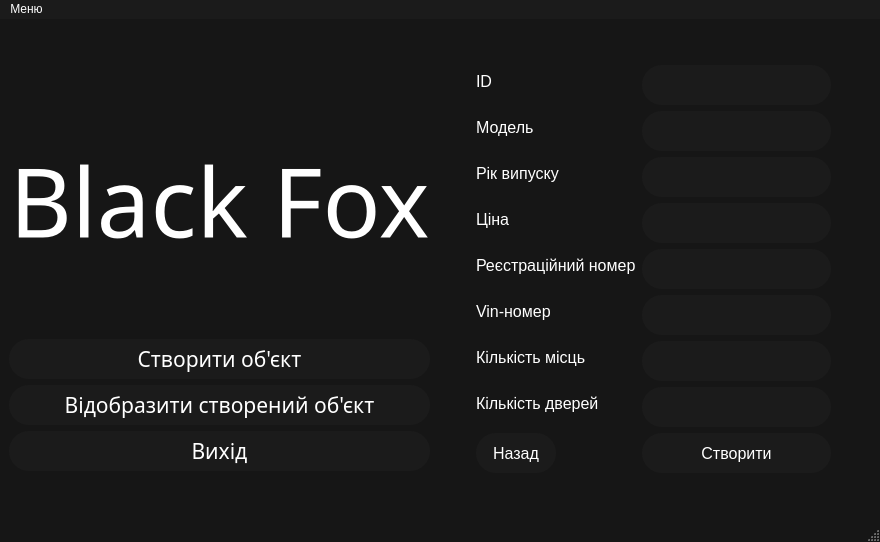
<?xml version="1.0" encoding="UTF-8"?>
<ui version="4.0">
 <class>MainWindow</class>
 <widget class="QMainWindow" name="MainWindow">
  <property name="geometry">
   <rect>
    <x>0</x>
    <y>0</y>
    <width>880</width>
    <height>542</height>
   </rect>
  </property>
  <property name="windowTitle">
   <string>MainWindow</string>
  </property>
  <property name="styleSheet">
   <string notr="true">QMainWindow {
	background-color: rgb(22, 22, 22)
}</string>
  </property>
  <widget class="QWidget" name="centralwidget">
   <layout class="QHBoxLayout" name="horizontalLayout">
    <item>
     <layout class="QVBoxLayout" name="verticalLayout">
      <item>
       <spacer name="verticalSpacer">
        <property name="orientation">
         <enum>Qt::Vertical</enum>
        </property>
        <property name="sizeType">
         <enum>QSizePolicy::Preferred</enum>
        </property>
        <property name="sizeHint" stdset="0">
         <size>
          <width>20</width>
          <height>40</height>
         </size>
        </property>
       </spacer>
      </item>
      <item>
       <widget class="QLabel" name="label">
        <property name="sizePolicy">
         <sizepolicy hsizetype="Preferred" vsizetype="Expanding">
          <horstretch>0</horstretch>
          <verstretch>0</verstretch>
         </sizepolicy>
        </property>
        <property name="font">
         <font>
          <family>French Script MT</family>
          <pointsize>72</pointsize>
         </font>
        </property>
        <property name="styleSheet">
         <string notr="true">QLabel {
	color: #FFF
}</string>
        </property>
        <property name="text">
         <string>Black Fox</string>
        </property>
        <property name="alignment">
         <set>Qt::AlignCenter</set>
        </property>
       </widget>
      </item>
      <item>
       <widget class="QPushButton" name="pushButton">
        <property name="sizePolicy">
         <sizepolicy hsizetype="Minimum" vsizetype="Fixed">
          <horstretch>0</horstretch>
          <verstretch>0</verstretch>
         </sizepolicy>
        </property>
        <property name="minimumSize">
         <size>
          <width>0</width>
          <height>40</height>
         </size>
        </property>
        <property name="font">
         <font>
          <family>Bahnschrift Light Condensed</family>
          <pointsize>16</pointsize>
          <bold>false</bold>
         </font>
        </property>
        <property name="cursor">
         <cursorShape>PointingHandCursor</cursorShape>
        </property>
        <property name="styleSheet">
         <string notr="true">QPushButton {
	border: 1px solid rbg(100, 100, 100);	
	border-radius: 20%;	
	color: #FFF;
	background-color: rgb(27, 27, 27);
}

QPushButton:hover {
	
}</string>
        </property>
        <property name="text">
         <string>Створити об'єкт</string>
        </property>
       </widget>
      </item>
      <item>
       <widget class="QPushButton" name="pushButton_2">
        <property name="sizePolicy">
         <sizepolicy hsizetype="Minimum" vsizetype="Fixed">
          <horstretch>0</horstretch>
          <verstretch>0</verstretch>
         </sizepolicy>
        </property>
        <property name="minimumSize">
         <size>
          <width>0</width>
          <height>40</height>
         </size>
        </property>
        <property name="font">
         <font>
          <family>Bahnschrift Light Condensed</family>
          <pointsize>16</pointsize>
          <bold>false</bold>
         </font>
        </property>
        <property name="cursor">
         <cursorShape>PointingHandCursor</cursorShape>
        </property>
        <property name="styleSheet">
         <string notr="true">QPushButton {
	border: 1px solid rbg(100, 100, 100);	
	border-radius: 20%;	
	color: #FFF;
	background-color: rgb(27, 27, 27);
}

QPushButton:hover {
	
}</string>
        </property>
        <property name="text">
         <string>Відобразити створений об'єкт</string>
        </property>
       </widget>
      </item>
      <item>
       <widget class="QPushButton" name="pushButton_3">
        <property name="sizePolicy">
         <sizepolicy hsizetype="Minimum" vsizetype="Fixed">
          <horstretch>0</horstretch>
          <verstretch>0</verstretch>
         </sizepolicy>
        </property>
        <property name="minimumSize">
         <size>
          <width>0</width>
          <height>40</height>
         </size>
        </property>
        <property name="font">
         <font>
          <family>Bahnschrift Light Condensed</family>
          <pointsize>16</pointsize>
          <bold>false</bold>
         </font>
        </property>
        <property name="cursor">
         <cursorShape>PointingHandCursor</cursorShape>
        </property>
        <property name="styleSheet">
         <string notr="true">QPushButton {
	border: 1px solid rbg(100, 100, 100);	
	border-radius: 20%;	
	color: #FFF;
	background-color: rgb(27, 27, 27);
}

QPushButton:hover {
	
}</string>
        </property>
        <property name="text">
         <string>Вихід</string>
        </property>
       </widget>
      </item>
      <item>
       <spacer name="verticalSpacer_2">
        <property name="orientation">
         <enum>Qt::Vertical</enum>
        </property>
        <property name="sizeType">
         <enum>QSizePolicy::Preferred</enum>
        </property>
        <property name="sizeHint" stdset="0">
         <size>
          <width>20</width>
          <height>40</height>
         </size>
        </property>
       </spacer>
      </item>
     </layout>
    </item>
    <item>
     <spacer name="horizontalSpacer">
      <property name="orientation">
       <enum>Qt::Horizontal</enum>
      </property>
      <property name="sizeType">
       <enum>QSizePolicy::Fixed</enum>
      </property>
      <property name="sizeHint" stdset="0">
       <size>
        <width>40</width>
        <height>20</height>
       </size>
      </property>
     </spacer>
    </item>
    <item>
     <layout class="QFormLayout" name="formLayout_2">
      <item row="0" column="1">
       <spacer name="verticalSpacer_3">
        <property name="orientation">
         <enum>Qt::Vertical</enum>
        </property>
        <property name="sizeHint" stdset="0">
         <size>
          <width>20</width>
          <height>40</height>
         </size>
        </property>
       </spacer>
      </item>
      <item row="1" column="0">
       <widget class="QLabel" name="IdLabel">
        <property name="font">
         <font>
          <pointsize>12</pointsize>
         </font>
        </property>
        <property name="styleSheet">
         <string notr="true">QLabel {
	color: #FFF;
}</string>
        </property>
        <property name="text">
         <string>ID</string>
        </property>
        <property name="alignment">
         <set>Qt::AlignCenter</set>
        </property>
       </widget>
      </item>
      <item row="1" column="1">
       <widget class="QLineEdit" name="IdLine">
        <property name="minimumSize">
         <size>
          <width>100</width>
          <height>40</height>
         </size>
        </property>
        <property name="font">
         <font>
          <pointsize>12</pointsize>
         </font>
        </property>
        <property name="styleSheet">
         <string notr="true">QLineEdit {
	color: #FFF;
	border: 1px solid rbg(255, 255, 255);	
	border-radius: 20%;	
	background-color: rgb(27, 27, 27);
}</string>
        </property>
       </widget>
      </item>
      <item row="2" column="0">
       <widget class="QLabel" name="ModelLabel">
        <property name="font">
         <font>
          <pointsize>12</pointsize>
         </font>
        </property>
        <property name="styleSheet">
         <string notr="true">QLabel {
	color: #FFF;
}</string>
        </property>
        <property name="text">
         <string>Модель</string>
        </property>
        <property name="alignment">
         <set>Qt::AlignJustify|Qt::AlignVCenter</set>
        </property>
       </widget>
      </item>
      <item row="2" column="1">
       <widget class="QLineEdit" name="ModelLine">
        <property name="minimumSize">
         <size>
          <width>100</width>
          <height>40</height>
         </size>
        </property>
        <property name="font">
         <font>
          <pointsize>12</pointsize>
         </font>
        </property>
        <property name="styleSheet">
         <string notr="true">QLineEdit {
	color: #FFF;
	border: 1px solid rbg(255, 255, 255);	
	border-radius: 20%;	
	background-color: rgb(27, 27, 27);
}</string>
        </property>
       </widget>
      </item>
      <item row="3" column="0">
       <widget class="QLabel" name="YearLabel">
        <property name="font">
         <font>
          <pointsize>12</pointsize>
         </font>
        </property>
        <property name="styleSheet">
         <string notr="true">QLabel {
	color: #FFF;
}</string>
        </property>
        <property name="text">
         <string>Рік випуску</string>
        </property>
        <property name="alignment">
         <set>Qt::AlignJustify|Qt::AlignVCenter</set>
        </property>
       </widget>
      </item>
      <item row="3" column="1">
       <widget class="QLineEdit" name="YearLine">
        <property name="minimumSize">
         <size>
          <width>100</width>
          <height>40</height>
         </size>
        </property>
        <property name="font">
         <font>
          <pointsize>12</pointsize>
         </font>
        </property>
        <property name="styleSheet">
         <string notr="true">QLineEdit {
	color: #FFF;
	border: 1px solid rbg(255, 255, 255);	
	border-radius: 20%;	
	background-color: rgb(27, 27, 27);
}</string>
        </property>
       </widget>
      </item>
      <item row="4" column="0">
       <widget class="QLabel" name="PriceLabel">
        <property name="font">
         <font>
          <pointsize>12</pointsize>
         </font>
        </property>
        <property name="styleSheet">
         <string notr="true">QLabel {
	color: #FFF;
}</string>
        </property>
        <property name="text">
         <string>Ціна</string>
        </property>
        <property name="alignment">
         <set>Qt::AlignJustify|Qt::AlignVCenter</set>
        </property>
       </widget>
      </item>
      <item row="4" column="1">
       <widget class="QLineEdit" name="PriceLine">
        <property name="minimumSize">
         <size>
          <width>100</width>
          <height>40</height>
         </size>
        </property>
        <property name="font">
         <font>
          <pointsize>12</pointsize>
         </font>
        </property>
        <property name="styleSheet">
         <string notr="true">QLineEdit {
	color: #FFF;
	border: 1px solid rbg(255, 255, 255);	
	border-radius: 20%;	
	background-color: rgb(27, 27, 27);
}</string>
        </property>
       </widget>
      </item>
      <item row="5" column="0">
       <widget class="QLabel" name="RegistrationNumberLabel">
        <property name="font">
         <font>
          <pointsize>12</pointsize>
         </font>
        </property>
        <property name="styleSheet">
         <string notr="true">QLabel {
	color: #FFF;
}</string>
        </property>
        <property name="text">
         <string>Реєстраційний номер</string>
        </property>
        <property name="alignment">
         <set>Qt::AlignJustify|Qt::AlignVCenter</set>
        </property>
       </widget>
      </item>
      <item row="5" column="1">
       <widget class="QLineEdit" name="RegistrationNumberLine">
        <property name="minimumSize">
         <size>
          <width>100</width>
          <height>40</height>
         </size>
        </property>
        <property name="font">
         <font>
          <pointsize>12</pointsize>
         </font>
        </property>
        <property name="styleSheet">
         <string notr="true">QLineEdit {
	color: #FFF;
	border: 1px solid rbg(255, 255, 255);	
	border-radius: 20%;	
	background-color: rgb(27, 27, 27);
}</string>
        </property>
       </widget>
      </item>
      <item row="6" column="0">
       <widget class="QLabel" name="VinLabel">
        <property name="font">
         <font>
          <pointsize>12</pointsize>
         </font>
        </property>
        <property name="styleSheet">
         <string notr="true">QLabel {
	color: #FFF;
}</string>
        </property>
        <property name="text">
         <string>Vin-номер</string>
        </property>
        <property name="alignment">
         <set>Qt::AlignJustify|Qt::AlignVCenter</set>
        </property>
       </widget>
      </item>
      <item row="6" column="1">
       <widget class="QLineEdit" name="VinLine">
        <property name="minimumSize">
         <size>
          <width>100</width>
          <height>40</height>
         </size>
        </property>
        <property name="font">
         <font>
          <pointsize>12</pointsize>
         </font>
        </property>
        <property name="styleSheet">
         <string notr="true">QLineEdit {
	color: #FFF;
	border: 1px solid rbg(255, 255, 255);	
	border-radius: 20%;	
	background-color: rgb(27, 27, 27);
}</string>
        </property>
       </widget>
      </item>
      <item row="7" column="0">
       <widget class="QLabel" name="SeatsLabel">
        <property name="font">
         <font>
          <pointsize>12</pointsize>
         </font>
        </property>
        <property name="styleSheet">
         <string notr="true">QLabel {
	color: #FFF;
}</string>
        </property>
        <property name="text">
         <string>Кількість місць</string>
        </property>
        <property name="alignment">
         <set>Qt::AlignJustify|Qt::AlignVCenter</set>
        </property>
       </widget>
      </item>
      <item row="7" column="1">
       <widget class="QLineEdit" name="SeatsLine">
        <property name="minimumSize">
         <size>
          <width>100</width>
          <height>40</height>
         </size>
        </property>
        <property name="font">
         <font>
          <pointsize>12</pointsize>
         </font>
        </property>
        <property name="styleSheet">
         <string notr="true">QLineEdit {
	color: #FFF;
	border: 1px solid rbg(255, 255, 255);	
	border-radius: 20%;	
	background-color: rgb(27, 27, 27);
}</string>
        </property>
       </widget>
      </item>
      <item row="8" column="0">
       <widget class="QLabel" name="DoorsLabel">
        <property name="font">
         <font>
          <pointsize>12</pointsize>
         </font>
        </property>
        <property name="styleSheet">
         <string notr="true">QLabel {
	color: #FFF;
}</string>
        </property>
        <property name="text">
         <string>Кількість дверей</string>
        </property>
        <property name="alignment">
         <set>Qt::AlignJustify|Qt::AlignVCenter</set>
        </property>
       </widget>
      </item>
      <item row="8" column="1">
       <widget class="QLineEdit" name="DoorsLine">
        <property name="minimumSize">
         <size>
          <width>100</width>
          <height>40</height>
         </size>
        </property>
        <property name="font">
         <font>
          <pointsize>12</pointsize>
         </font>
        </property>
        <property name="styleSheet">
         <string notr="true">QLineEdit {
	color: #FFF;
	border: 1px solid rbg(255, 255, 255);	
	border-radius: 20%;	
	background-color: rgb(27, 27, 27);
}</string>
        </property>
       </widget>
      </item>
      <item row="9" column="0">
       <widget class="QPushButton" name="pushButton_5">
        <property name="minimumSize">
         <size>
          <width>80</width>
          <height>40</height>
         </size>
        </property>
        <property name="font">
         <font>
          <pointsize>12</pointsize>
         </font>
        </property>
        <property name="cursor">
         <cursorShape>PointingHandCursor</cursorShape>
        </property>
        <property name="styleSheet">
         <string notr="true">QPushButton {
	border: 1px solid rbg(100, 100, 100);	
	border-radius: 20%;	
	color: #FFF;
	background-color: rgb(27, 27, 27);
}

QPushButton:hover {
	
}</string>
        </property>
        <property name="text">
         <string>Назад</string>
        </property>
       </widget>
      </item>
      <item row="9" column="1">
       <widget class="QPushButton" name="pushButton_4">
        <property name="minimumSize">
         <size>
          <width>0</width>
          <height>40</height>
         </size>
        </property>
        <property name="font">
         <font>
          <pointsize>12</pointsize>
         </font>
        </property>
        <property name="cursor">
         <cursorShape>PointingHandCursor</cursorShape>
        </property>
        <property name="styleSheet">
         <string notr="true">QPushButton {
	border: 1px solid rbg(100, 100, 100);	
	border-radius: 20%;	
	color: #FFF;
	background-color: rgb(27, 27, 27);
}

QPushButton:hover {
	
}</string>
        </property>
        <property name="text">
         <string>Створити</string>
        </property>
       </widget>
      </item>
      <item row="10" column="1">
       <spacer name="verticalSpacer_4">
        <property name="orientation">
         <enum>Qt::Vertical</enum>
        </property>
        <property name="sizeHint" stdset="0">
         <size>
          <width>20</width>
          <height>40</height>
         </size>
        </property>
       </spacer>
      </item>
     </layout>
    </item>
    <item>
     <spacer name="horizontalSpacer_2">
      <property name="orientation">
       <enum>Qt::Horizontal</enum>
      </property>
      <property name="sizeType">
       <enum>QSizePolicy::Fixed</enum>
      </property>
      <property name="sizeHint" stdset="0">
       <size>
        <width>40</width>
        <height>20</height>
       </size>
      </property>
     </spacer>
    </item>
   </layout>
  </widget>
  <widget class="QMenuBar" name="menubar">
   <property name="geometry">
    <rect>
     <x>0</x>
     <y>0</y>
     <width>880</width>
     <height>21</height>
    </rect>
   </property>
   <property name="styleSheet">
    <string notr="true">QMenuBar {
	color: #FFF;
	background-color: rgb(27, 27, 27);
}</string>
   </property>
   <widget class="QMenu" name="menuMenu">
    <property name="title">
     <string>Меню</string>
    </property>
    <addaction name="action"/>
    <addaction name="action_2"/>
    <addaction name="action_3"/>
   </widget>
   <addaction name="menuMenu"/>
  </widget>
  <widget class="QStatusBar" name="statusbar"/>
  <action name="action">
   <property name="text">
    <string>Створити об'єкт</string>
   </property>
  </action>
  <action name="action_2">
   <property name="text">
    <string>Відобразити об'єкт</string>
   </property>
  </action>
  <action name="action_3">
   <property name="text">
    <string>Вихід</string>
   </property>
  </action>
 </widget>
 <resources/>
 <connections/>
</ui>
